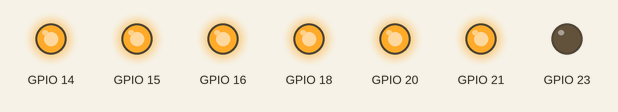
Recording of a program running on a simulated Raspberry Pi (BCM pin numbers). Shown: output pins drawn as LEDs (lit = HIGH). What the program prints to the terminal is not drawn. At 0.0 s the program stops and its outputs stay as they are.

Above: at 0.1 s.
Timing chart, 0 to 1.5 s (numbered marks = the images above):
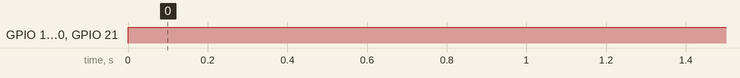

The program:

counter_0.py
```python
import RPi.GPIO as GPIO
import time
GPIO.setmode(GPIO.BCM)
GPIO.setwarnings(False)
GPIO.setup(18,GPIO.OUT)
GPIO.setup(15,GPIO.OUT)
GPIO.setup(14,GPIO.OUT)
GPIO.setup(21,GPIO.OUT)
GPIO.setup(20,GPIO.OUT)
GPIO.setup(23,GPIO.OUT)
GPIO.setup(16,GPIO.OUT)

#for 0
GPIO.output(14,GPIO.HIGH)
GPIO.output(18,GPIO.HIGH)
GPIO.output(15,GPIO.HIGH)
GPIO.output(21,GPIO.HIGH)
GPIO.output(20,GPIO.HIGH)
GPIO.output(23,GPIO.LOW)
GPIO.output(16,GPIO.HIGH)

print("number 0 on")
```

Measured:
- by itself, GPIO 14–16, GPIO 18, GPIO 20, GPIO 21: LOW → HIGH at 0.00 s
